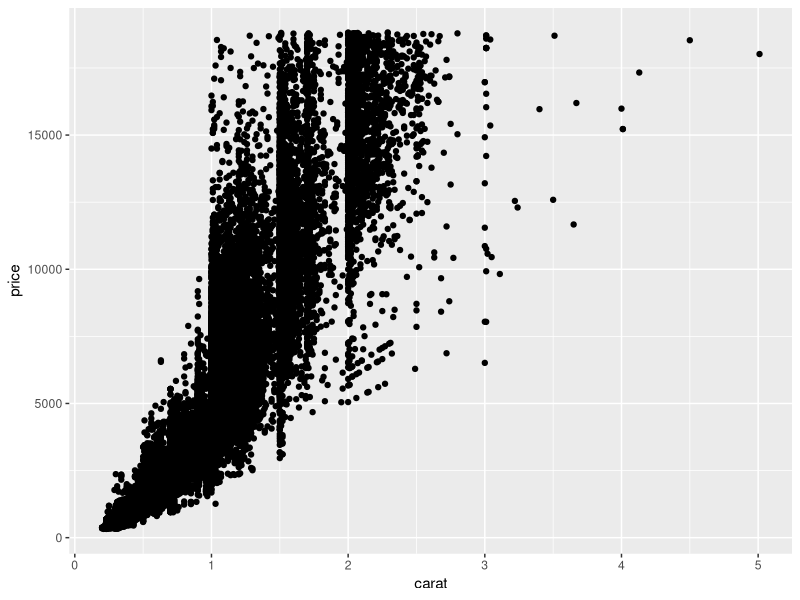
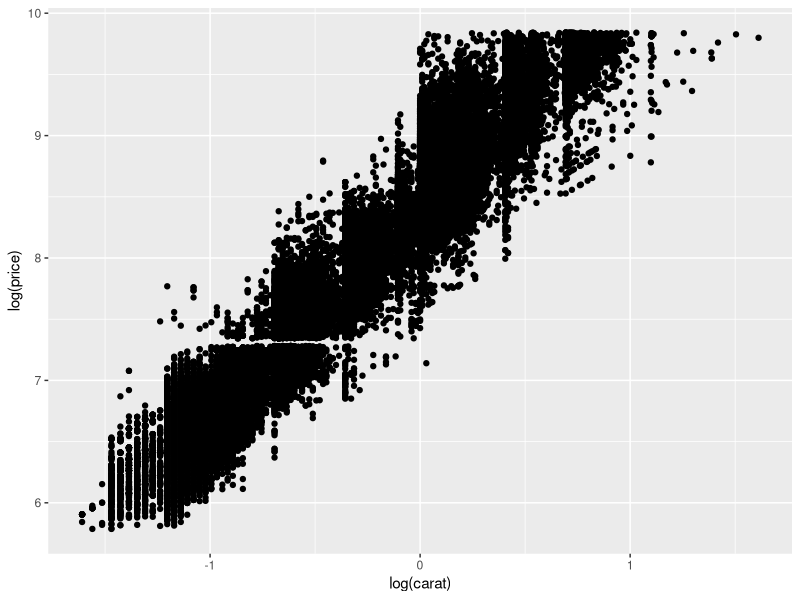
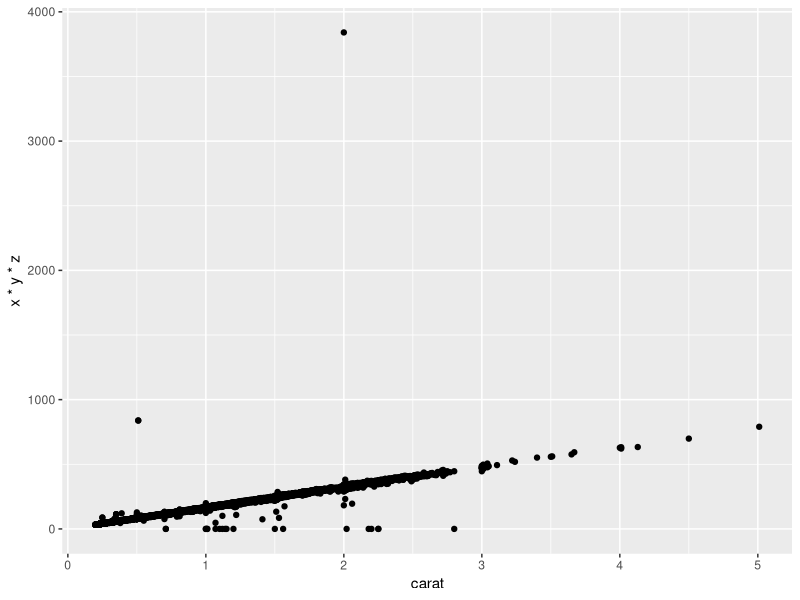
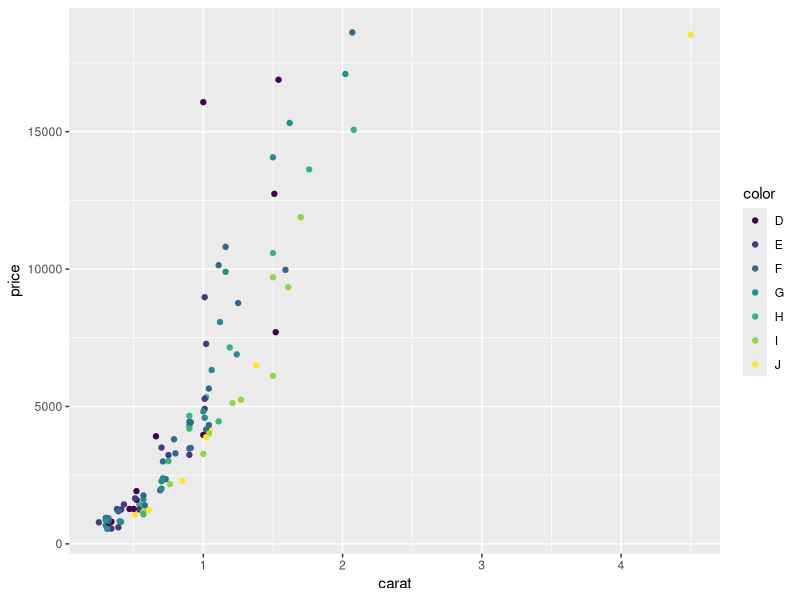
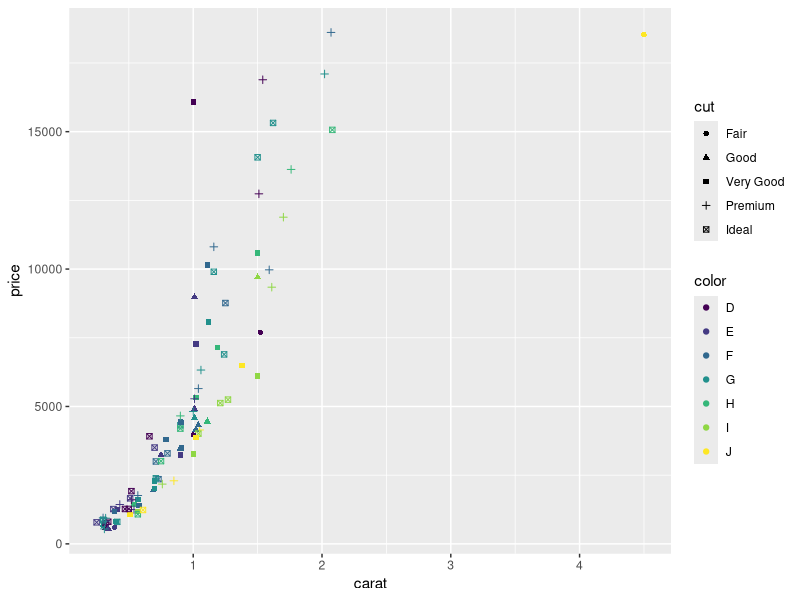
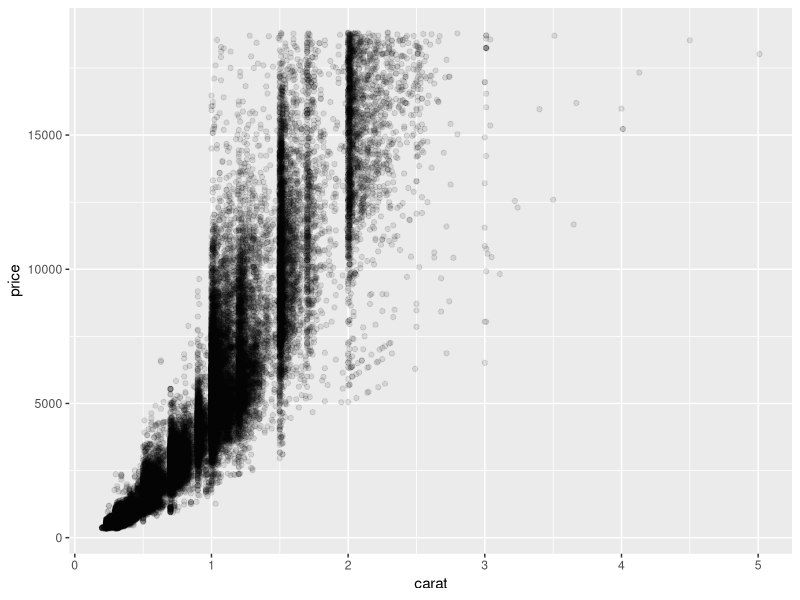
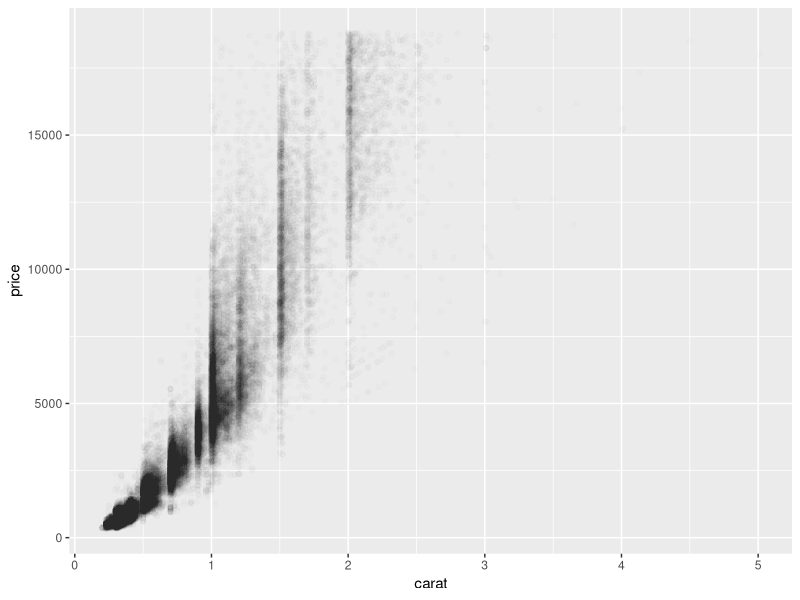
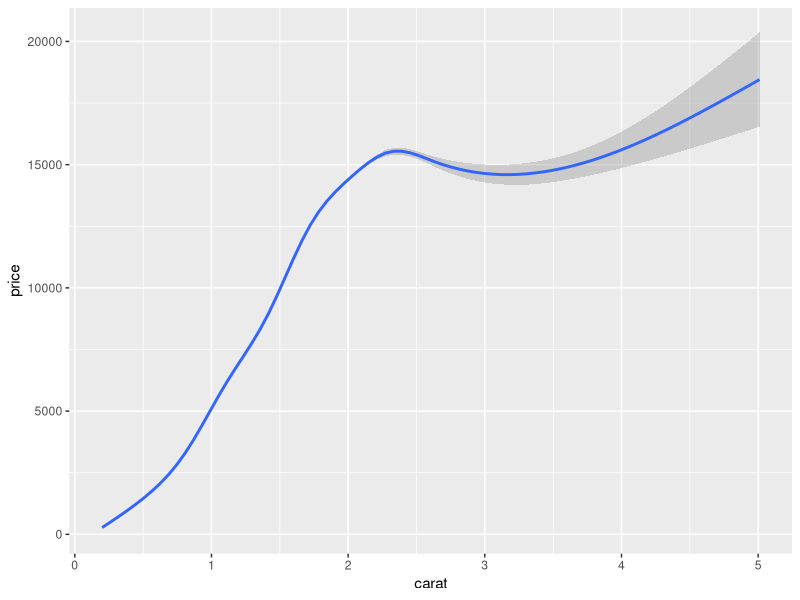

Recreate these plots in R, in order. (Note: this script raises an error after producing the figures.)
install.packages("ggplot2")

library("ggplot2")

set.seed(1410)
dsmall <- diamonds[sample(nrow(diamonds),100),]

head(dsmall)

qplot(carat,price, data=diamonds)
qplot(log(carat), log(price), data=diamonds)
qplot(carat, x*y*z, data = diamonds)
qplot(carat, price, data=dsmall,color=color)
qplot(carat, price, data=dsmall,shape=cut,color=color)
qplot(carat, price, data=diamonds, alpha=I(1/10))
qplot(carat, price, data=diamonds, alpha=I(1/100))
qplot(carat, price, data=diamonds, geom="smooth")
qplot(carat, price, data=diamonds, geom=c("point","smooth"))
qplot(carat, price, data=dsmall, geom=c("point","smooth"))
qplot(carat, price, data=dsmall, geom=c("point","smooth"),se=FALSE)
qplot(carat, price, data=dsmall, geom=c("point","smooth"), method="loess",span=0.2)
qplot(carat, price, data=dsmall, geom=c("point","smooth"), method="loess",span=1)

library("mgcv")
qplot(carat, price, data=diamonds, geom=c("point","smooth"), method="gam", formula=y~s(x))
qplot(carat, price, data=diamonds, geom=c("point","smooth"), method="gam", formula=y~s(x, bs="cs"))

library("splines")
qplot(carat, price, data=dsmall, geom=c("point","smooth"), method="lm")
qplot(carat, price, data=dsmall, geom=c("point","smooth"), method="lm", formula=y~ns(x,5))

library("MASS")
qplot(carat, price, data=dsmall, geom=c("point","smooth"), method="rlm", formula=y~ns(x,5))

qplot(color, price/carat, data=diamonds)
qplot(color, price/carat, data=diamonds, geom="jitter")
qplot(color, price/carat, data=diamonds, geom="boxplot")
qplot(cut, price/carat, data=diamonds, geom="boxplot", color=color)
qplot(color, price/carat, data=diamonds, geom="jitter", alpha=I(1/5))


qplot(carat, data=diamonds, geom="histogram")
qplot(carat, data=diamonds, geom="density")
qplot(carat, data=diamonds, geom="histogram", binwidth=1, xlim=c(0,3))
qplot(carat, data=diamonds, geom="histogram", binwidth=0.1, xlim=c(0,3))
qplot(carat, data=diamonds, geom="histogram", binwidth=0.01, xlim=c(0,3))

qplot(carat, data=diamonds, geom="histogram", fill=color, xlim=c(0,3))
qplot(carat, data=diamonds, geom="density", color=color, xlim=c(0,3))

qplot(color, data=diamonds, geom="bar")
qplot(color, data=diamonds, geom="bar", weight=carat) + scale_y_continuous("carat")


qplot(date, unemploy/pop, data=economics, geom="line")
qplot(date, uempmed, data=economics, geom="line")

year <- function(x) as.POSIXlt(x)$year + 1900
qplot(unemploy/pop, uempmed, data=economics, geom=c("point","path"))
qplot(unemploy/pop, uempmed, data=economics, geom="path", color=year(date))+scale_area()

qplot(carat, data=diamonds, facets=color~., geom="histogram", binwidth=0.01, xlim=c(0,3))
qplot(carat, ..density.., data=diamonds, facets=color~., geom="histogram", binwidth=0.01, xlim=c(0,3))

